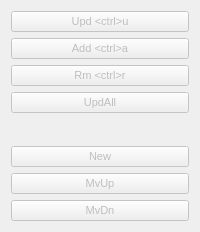
         <widget class="QWidget" name="widget_2" native="true">
          <property name="sizePolicy">
           <sizepolicy hsizetype="Preferred" vsizetype="Fixed">
            <horstretch>0</horstretch>
            <verstretch>0</verstretch>
           </sizepolicy>
          </property>
          <property name="font">
           <font>
            <pointsize>8</pointsize>
           </font>
          </property>
          <layout class="QVBoxLayout" name="verticalLayout">
           <item>
            <widget class="QPushButton" name="pbtReplace">
             <property name="enabled">
              <bool>false</bool>
             </property>
             <property name="toolTip">
              <string/>
             </property>
             <property name="whatsThis">
              <string/>
             </property>
             <property name="text">
              <string>Upd &lt;ctrl&gt;u</string>
             </property>
            </widget>
           </item>
           <item>
            <widget class="QPushButton" name="pbtAdd">
             <property name="enabled">
              <bool>false</bool>
             </property>
             <property name="text">
              <string>Add &lt;ctrl&gt;a</string>
             </property>
            </widget>
           </item>
           <item>
            <widget class="QPushButton" name="pbtRemove">
             <property name="enabled">
              <bool>false</bool>
             </property>
             <property name="text">
              <string>Rm &lt;ctrl&gt;r</string>
             </property>
            </widget>
           </item>
           <item>
            <widget class="QPushButton" name="pbtReplaceAll">
             <property name="enabled">
              <bool>false</bool>
             </property>
             <property name="text">
              <string>UpdAll</string>
             </property>
            </widget>
           </item>
           <item>
            <widget class="QPushButton" name="pbtDummy2">
             <property name="enabled">
              <bool>false</bool>
             </property>
             <property name="text">
              <string/>
             </property>
             <property name="flat">
              <bool>true</bool>
             </property>
            </widget>
           </item>
           <item>
            <widget class="QPushButton" name="pbtNew">
             <property name="enabled">
              <bool>false</bool>
             </property>
             <property name="text">
              <string>New</string>
             </property>
            </widget>
           </item>
           <item>
            <widget class="QPushButton" name="pbtMoveUp">
             <property name="enabled">
              <bool>false</bool>
             </property>
             <property name="text">
              <string>MvUp</string>
             </property>
            </widget>
           </item>
           <item>
            <widget class="QPushButton" name="pbtMoveDown">
             <property name="enabled">
              <bool>false</bool>
             </property>
             <property name="text">
              <string>MvDn</string>
             </property>
            </widget>
           </item>
          </layout>
         </widget>
